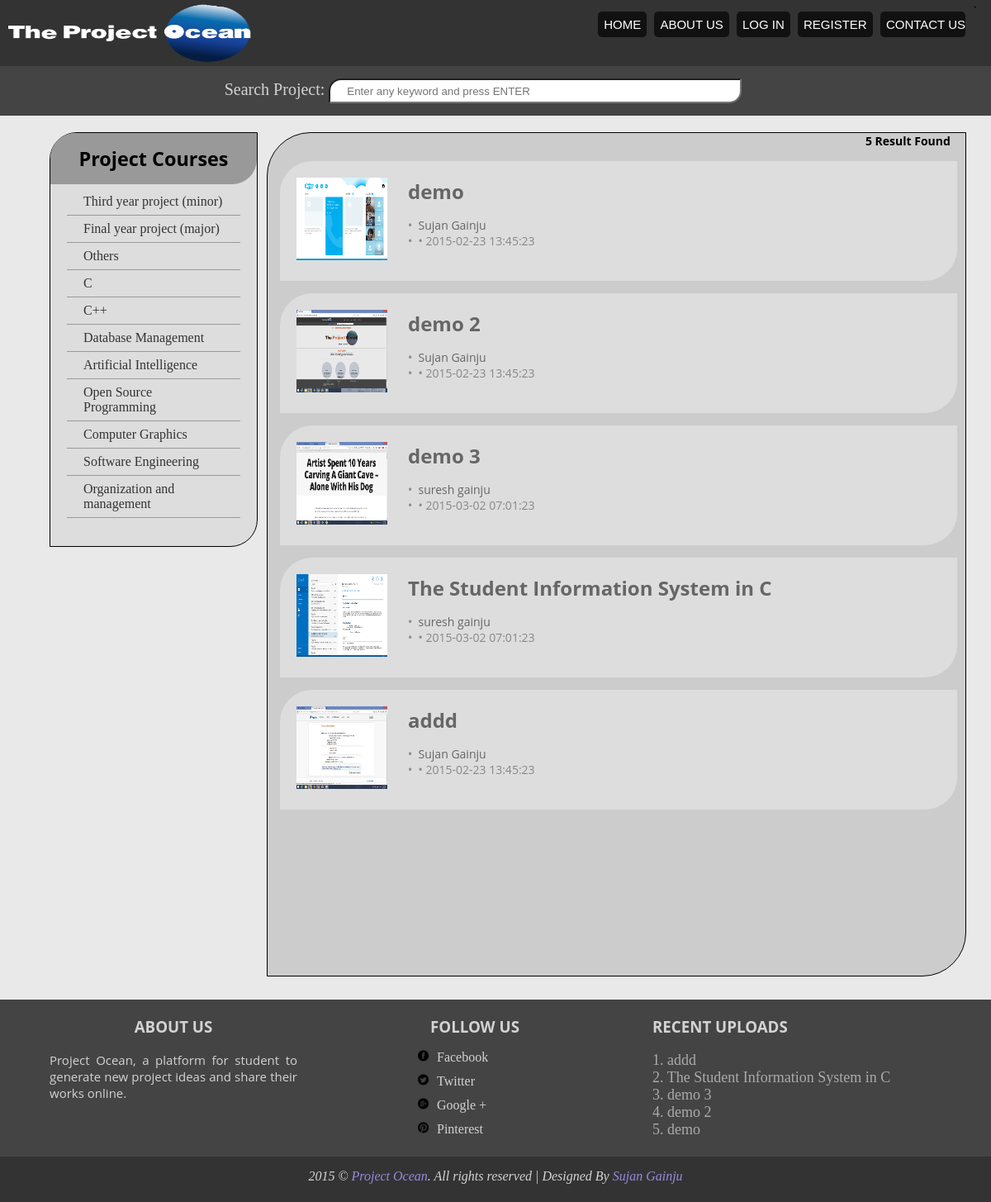
Before: /search1.php with the older database file.
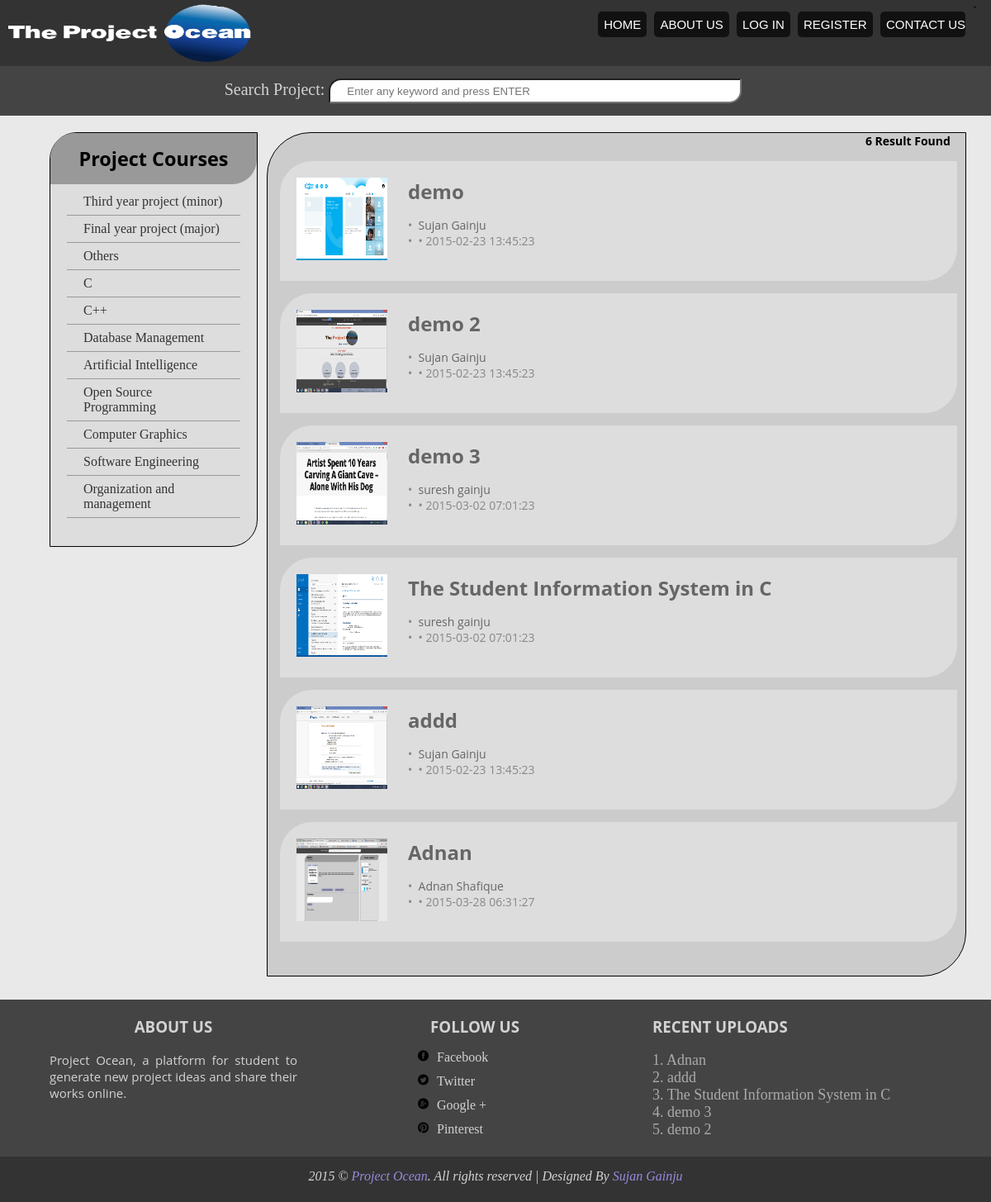
After: the same page with the newer database file.
### tables this page shows
CREATE TABLE IF NOT EXISTS `projects` (
  `project_id` int(4) NOT NULL,
  `title` varchar(255) NOT NULL,
  `description` text NOT NULL,
  `catagory` varchar(255) NOT NULL,
  `image` varchar(255) NOT NULL,
  `mainfile` varchar(255) NOT NULL,
  `filelink` varchar(255) NOT NULL,
  `user_id` int(4) NOT NULL,
  `date` timestamp NOT NULL DEFAULT CURRENT_TIMESTAMP
);

CREATE TABLE IF NOT EXISTS `user` (
  `user_id` int(4) NOT NULL,
  `firstname` varchar(225) NOT NULL,
  `lastname` varchar(225) NOT NULL,
  `email` varchar(225) NOT NULL,
  `username` varchar(225) NOT NULL,
  `password` varchar(225) NOT NULL,
  `date` timestamp NOT NULL DEFAULT CURRENT_TIMESTAMP ON UPDATE CURRENT_TIMESTAMP,
  `profilepic` varchar(60) NOT NULL,
  `country` varchar(15) NOT NULL,
  `city` varchar(15) NOT NULL,
  `college` varchar(15) NOT NULL
);

### class/database.php (called while the page is built, shortened)
<?php
class database
{
	private $host;
	private $username;
	private $password;
	function __construct()
	{
		$this->host = "localhost";
		$this->username = "root";
		$this->password = "mysql";
		$this->database = "project";
	}
	 private function connect()
	{
		$this->con = mysql_connect($this->host, $this->username, $this->password);
		return($this->con);
	}
}
?>

### class/itemClass.php (called while the page is built, shortened)
<?php
class itemClass extends database{
		public function exec($sql){
			if(empty($sql)){
				return mysql_error();
			}
			else{
				return mysql_query($sql);
			}
		}
		public function viewfooter(){
			$sql="select * from projects,user where projects.user_id=user.user_id order by projects.date desc limit 0,5";
			return $this->exec($sql);
		}
		public function search($search){
			if(!isset($search)||empty($search)){
				$search='%';
			}
			$sql="select * from projects,user where projects.user_id=user.user_id AND (projects.catagory like '$search%' OR
				projects.title like '%$search%' OR projects.description like '%$search%' OR user.firstname like '%$search%' OR
				user.lastname like '%$search%')";
			return $this->exec($sql);
		}
}
$item = new itemClass();
?>

### search1.php (the view, shortened to what this page needs)
<?php
	include_once("class/classes.php");
	$search=$_GET['search'];
	$query=$item->search($search);
	$num=mysql_num_rows($query);
	if($num>0){
?>
<html>
<head><link rel="icon" href="profile_image/Project.png" type="image/gif" sizes="16x16">
	<link rel="stylesheet" type="text/css" href="css/style.css">
</head>
<body>
		<?php
			include("include/search_bar.php");
		?>
	<div class="content">
		<div class="wrapper">
			<div class="left-sidebar">
				<div class="courses">
					<div class="title">
						<h3> Project Courses </h3>
					</div>
					<ul class="list">
						<li><a href="search.php?search=major"> Third year project (minor) </a> </li>
						<li><a href="search.php?search=minor"> Final year project (major) </a> </li>
						<li><a href="search.php?search=other"> Others </a> </li>
						<li><a href="search.php?search=c"> C </a> </li>
						<li><a href="search.php?search=cpp"> C++ </a> </li>
						<li><a href="search.php?search=database"> Database Management </a> </li>
						<li><a href="search.php?search=ai"> Artificial Intelligence </a> </li>
						<li><a href="search.php?search=fosp"> Open Source Programming </a> </li>
						<li><a href="search.php?search=graphics"> Computer Graphics </a> </li>
						<li><a href="search.php?search=software"> Software Engineering </a> </li>
						<li><a href="search.php?search=management"> Organization and management </a> </li>
					</ul>
				</div>
			</div>
			<div class="posts">
					<p align="right"> <b><?php echo $num. "&nbsp;Result Found &nbsp;&nbsp;&nbsp;&nbsp;"; ?></b> </p>
					<?php
						while($data=mysql_fetch_array($query)){
					?>
						<div class="post">
							<div class="image">
								<?PHP $imgName = $data['image']; ?>
   								<img src="up_image/<?PHP echo $imgName;?>" width="110px" height="100px">
							</div>
							<div class="ptitle">
								<h2><a href="post.php?project_id=<?PHP echo $data['project_id']; ?>"> <?php echo $data['title']; ?> </a></h2>
								<p> &bull;&nbsp;<a href="#"> <?php echo $data['firstname'];?> <?php echo $data['lastname']; ?> </a>
									</br>&bull;&nbsp;<?php echo $data['college']; ?>
									&bull;&nbsp;<?php echo $data['date']; ?></p>
							</div>
						</div>
					<?php
						}
					?>
					<?php
						}
						else{
							echo "NO items found";
						}
					?>
			</div>
		</div>
	</div>
        <?php
			include("include/footer.php");
		?>
</body>
</html>

### include/footer.php
<?php
	include_once("class/itemClass.php");
	$query=$item->viewfooter();
?>
<footer>
        	<div class="subfooter">
				<div class="wrapper">
					<div class="about" id="about">
						<h3 align="center">ABOUT US </h3>
						<br>
						<p> Project Ocean, a platform for student to generate new project ideas and share their works online. </p>
					</div>
					<div class="social">
						<h3 align="center">FOLLOW US</h3>
						<ul class="list">
							<li><a href="#"> <img class="himg" src="image/facebook.png" width="15px">Facebook</a></li>
							<li><a href="#"><img class="himg"  src="image/twitter.png" width="15px">Twitter</a></li>
							<li><a href="#"><img class="himg"  src="image/google.png" width="15px">Google +</a></li>
							<li><a href="#"><img class="himg"  src="image/pinterest.png" width="15px">Pinterest</a></li>
						</ul>
					</div>
					<div class="recent_upload">
						<h3 >RECENT UPLOADS</h3></br>
						<?php $i=0;?>
						<?php
							while($data=mysql_fetch_array($query)){
						?>
						<div class="recent">
							<a href="post.php?project_id=<?PHP echo $data['project_id']; ?>"><?php echo ++$i.'.'; ?> <?php echo $data['title']; ?></a>
						</div>
						<?php
							}
						?>
					</div>
				</div>
			</div>
			<div class="mainfooter">
				<div class="wrapper">
					<address> 2015 &copy; <a href="index.php" style="color:#98d;">Project Ocean</a>. All rights reserved | Designed By <a href="www.facebook.com/imsujan276" style="color:#98d;" target="_blank">Sujan Gainju</a></address>
				</div>
			</div>
		</footer>

Changed rows visible on the page:
no longer on one of the page's lists (row unchanged): projects: title "demo"
added projects: image (picture), title "Adnan", user.firstname "Adnan", user.lastname "Shafique", user.date "2015-03-28 06:31:27"
Other visible differences:
$num: "5" → "6"
